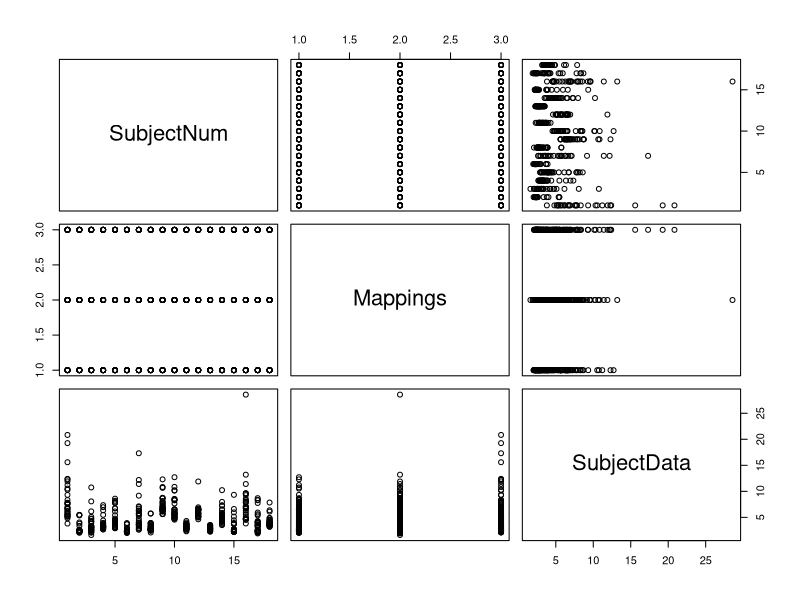

The R script that drew this image:
## ---- chunk 1
library("knitr")
library("tidyverse")
library("readxl")
## ---- chunk 2
# load the data set here
completionTime <- read_excel("./HMEData-for-R/Completion Time.xlsx")
## ---- chunk 3

# Assuming "Factor1" and "Factor2" are your two factors, and "Value" is the data to be analyzed.
result1 <- kruskal.test(SubjectData ~ Mappings, data = completionTime)
result2 <- kruskal.test(SubjectData ~ SubjectNum, data = completionTime)
#result_interaction <- kruskal.test(SubjectData ~ Mappings * SubjectNum, data = completionTime)
## ---- chunk 4

summ1 <- summary(result1)
summ2 <- summary(result2)
#summary(result_interaction)

## ---- chunk 5
plot(completionTime)
